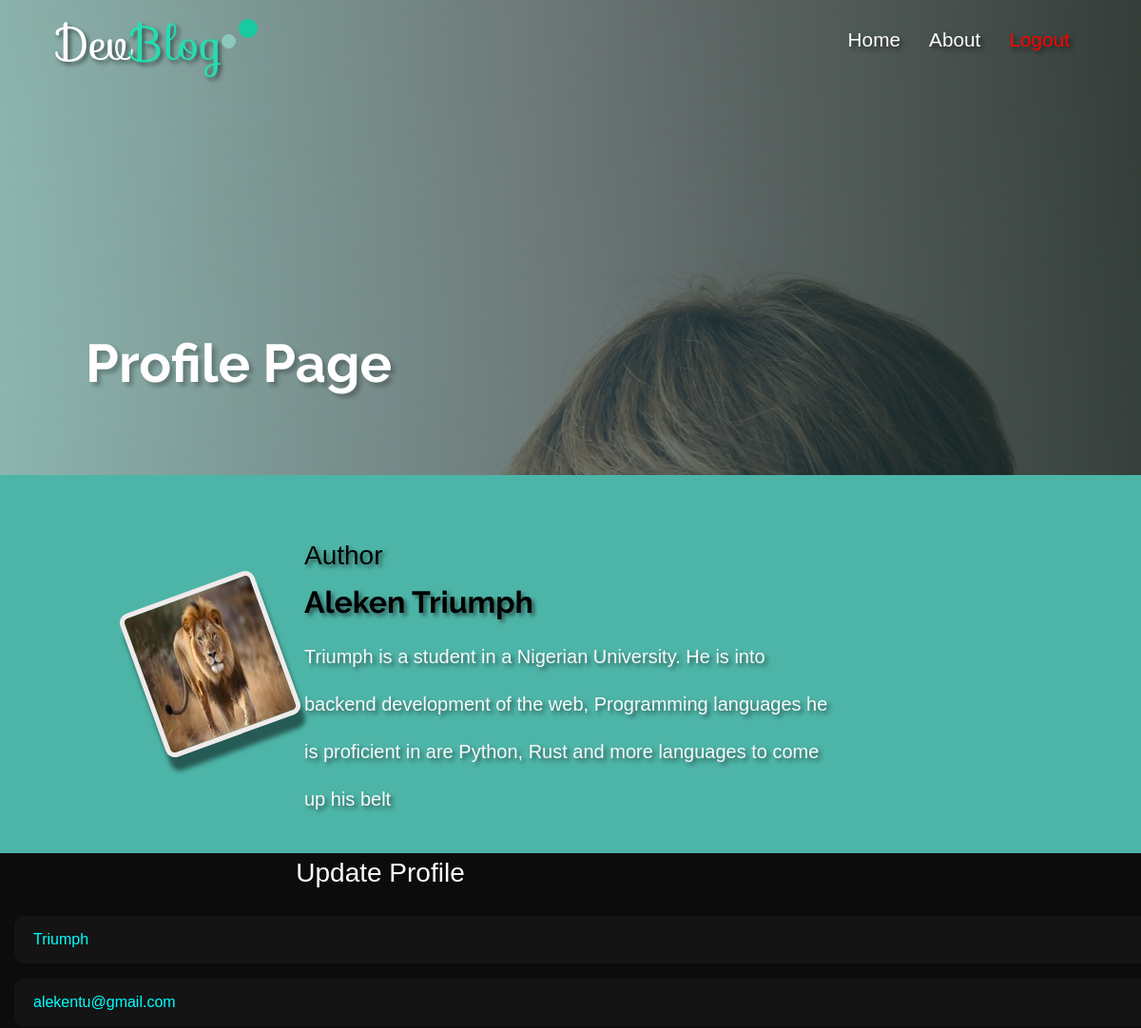
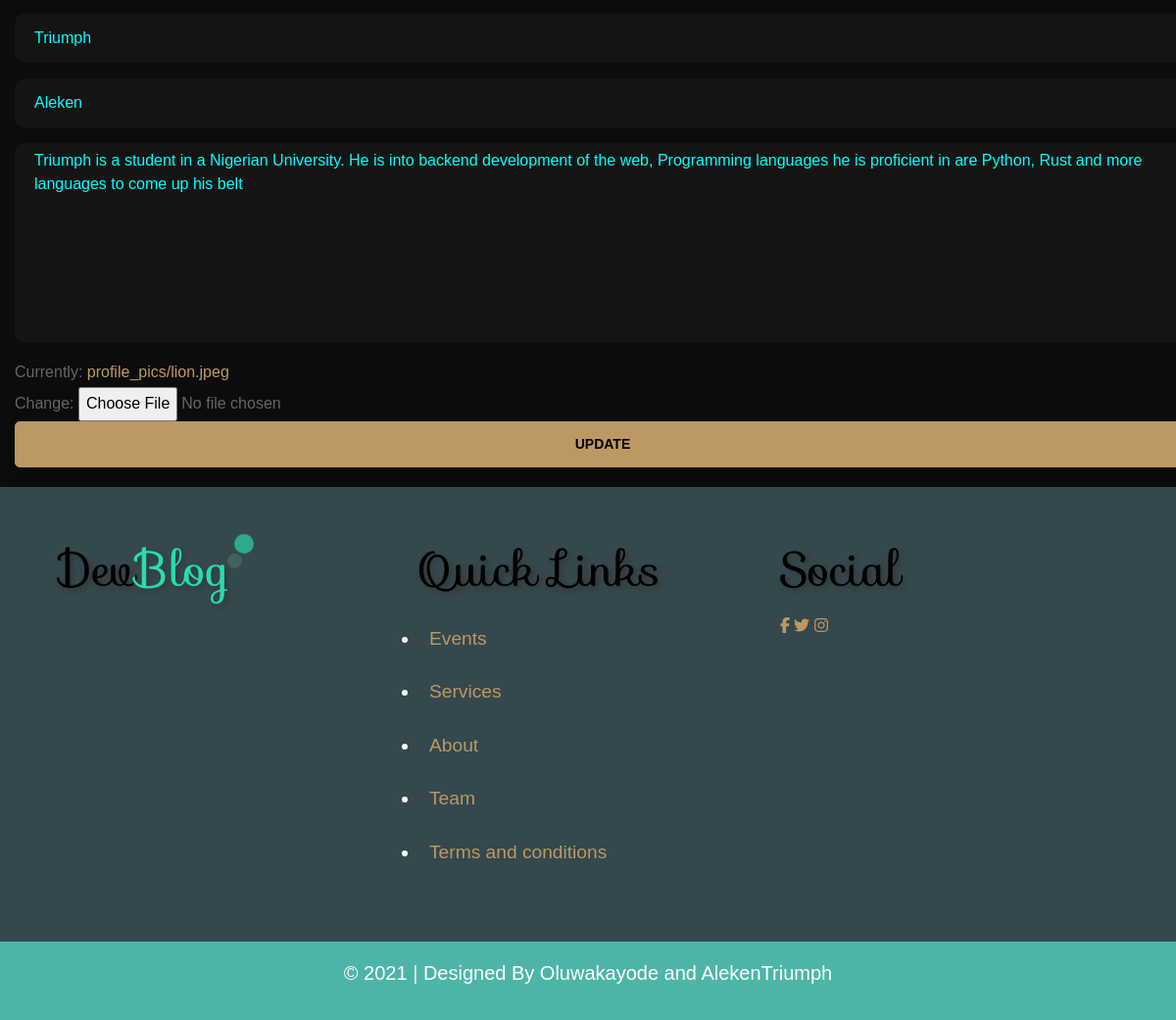
Page /dev-blog/profile/ (signed in) on the committed database (2 pictures, top to bottom).
### blog/models.py (models this page shows, shortened)
class Profile(models.Model):
    user = models.OneToOneField(User, on_delete=models.CASCADE)
    first_name = models.CharField(max_length=255, null=True)
    last_name = models.CharField(max_length=255, null=True)
    about_author = models.TextField(null=True)
    image = models.ImageField(default='default.jpg', upload_to='profile_pics')

### blog/views.py (the view)
# urls.py: path('profile/', views.profile, name='profile'),
@login_required
def profile(request):
    if request.method == 'POST':
        u_form = UserUpdateForm(request.POST, instance=request.user)
        p_form = ProfileUpdateForm(request.POST, request.FILES, instance=request.user.profile)
        if u_form.is_valid() and p_form.is_valid():
            u_form.save()
            p_form.save()
    else:
        u_form = UserUpdateForm(instance=request.user)
        p_form = ProfileUpdateForm(instance=request.user.profile)
    context = {
        'u_form': u_form,
        'p_form': p_form,
    }
    return render(request, 'profile.html', context)

### blog/forms.py
class UserUpdateForm(forms.ModelForm):
    username = forms.CharField(widget=forms.TextInput(attrs={'class':'form-control', 'id':'name', 'placeholder':'Username'}))
    email = forms.CharField(widget=forms.TextInput(attrs={'class':'form-control', 'id':'email', 'placeholder':'Email'}))
    class Meta:
        model = User
        fields = ['username', 'email']

class ProfileUpdateForm(forms.ModelForm):
    first_name = forms.CharField(widget=forms.TextInput(attrs={'class':'form-control', 'id':'name', 'placeholder':'First Name'}))
    last_name = forms.CharField(widget=forms.TextInput(attrs={'class':'form-control', 'id':'name', 'placeholder':'Last Name'}))
    about_author = forms.CharField(widget=forms.Textarea(attrs={'class':'form-control', 'id':'message', 'cols':'10', 'rows':'8', 'placeholder':'About'}))
    class Meta:
        model = Profile
        fields = ['first_name', 'last_name', 'about_author', 'image']

### blog/templates/profile.html (shortened to what this page needs)
{% load static %}
<!DOCTYPE html>
<html lang="en">
<head>
    <link rel="stylesheet" href="{% static '/css/utilities.css' %}">
    <link rel="stylesheet" href="{% static '/css/styles.css' %}">
    <link rel="stylesheet" href="{% static '/css/contact.css' %}">
    <link rel="stylesheet" href="{% static '/css/blogging_form.css' %}">
</head>
<body>
    <header class="contact-header">
        <div class="header-content-container">
            <div class="logo">
                <h1><a href={% url "user-home" %}>Dev<span>Blog</span></a></h1>
                <div class="smaller-circle"></div>
                <div class="small-circle"></div>
            </div>
            <nav>
                <ul>
                    <li><a href={% url "user-home" %}>Home</a></li>
                    <li><a href="./about.html">About</a></li>
                    <li><a style="color:red" href={% url "logout" %}>Logout</a></li>
        </div>
        <div class="about-us">
            <h2 class="text-bold">Profile Page</h2>
        </div>
    </header>
    <main>
        <section class="profile-section">
            <div class="author-profile grid">
                <div class="profile-img">
                    <img src="{{ user.profile.image.url }}" alt="profile-img">
                </div>
                {% if user.profile.first_name %}
                <div class="text-light pt-5">
                    <h3 class="mb-1">Author</h3>
                    <h1 class="md text-bold">{{ user.profile.last_name }} {{ user.profile.first_name }}</h1>
                    <p class="lead bio">
                        {{ user.profile.about_author }}
                    </p>
                </div>
                {% endif %}
            </div>
        </section>
        <section>
            <div class="col-lg-8">
                <div class="contact-wrap" >
                    <h3 class="mb-4 text-center">Update Profile</h3>
                    <form action={% url "profile" %} method="POST" enctype="multipart/form-data" id="contactForm" name="contactForm" class="contactForm">
                        <div class="row">
                            <div class="col-md-12">
                                <div class="form-group">
                                    {{u_form.username}}
                                </div>
                            </div>
                            <div class="col-md-12">
                                <div class="form-group">
                                    {{u_form.email}}
                                </div>
                            </div>
                            <div class="col-md-12">
                                <div class="form-group">
                                    {{p_form.first_name}}
                                </div>
                            </div>
                            <div class="col-md-12">
                                <div class="form-group">
                                    {{p_form.last_name}}
                                </div>
                            </div>
                            <div class="col-md-12">
                                <div class="form-group">
                                    {{p_form.about_author}}
                                </div>
                            </div>
                            <div class="col-md-12">
                                {{p_form.image }}
                            </div>
                            <div class="col-md-12">
                                <div class="form-group">
                                    <input type="submit" value="Update" class="btn btn-primary">
                                </div>
                            </div>
                        </div>
                    </form>
                </div>
            </div>
        </section>
    <footer>
        <div class="container">
            <div class="grid">
                <div class="footer-logo">
                    <h1>Dev<span>Blog</span></h1>
                    <div class="smaller-circle"></div>
                    <div class="small-circle"></div>
                </div>
                <div>
                    <h1 class="quick-links">Quick Links</h1>
                    <ul>
                        <li><a href="#">Events</a></li>
                        <li><a href="#">Services</a></li>
                        <li><a href={% url "about" %}>About</a></li>
                        <li><a href="#">Team</a></li>
                        <li><a href="#">Terms and conditions</a></li>
                    </ul>
                </div>
                <div>
                    <h1 class="social">Social</h1>
                    <div class="social-icons">
                        <a href="#"><i class="fab fa-facebook-f"></i></a>
                        <a href="#"><i class="fab fa-twitter"></i></a>
                        <a href="#"><i class="fab fa-instagram"></i></a>
                    </div>
                </div>
            </div>
        </div>
        <div class="designer-info text-center">
            <p class="lead">&copy; 2021 | Designed By Oluwakayode and AlekenTriumph</p>
        </div>
    </footer>
</body>
</html>

### blog/static/css/utilities.css (style rules this page uses)
.grid { height: 100%; display: grid; grid-template-columns: repeat(2, 1fr); gap: 1.5em; justify-content: center; align-items: center; }
.btn { display: inline-block; background-color: var(--primary-color); padding: 10px 20px; border: none; border-radius: 5px; color: #fff; font-size: 16px; transition: transform 0.25s ease-in-out; }
.text-center { text-align: center; }
.text-light { color: #fff; }
.mb-1 { margin-bottom: 1rem; }
.mb-4 { margin-bottom: 3rem; }
.pt-5 { padding-top: 4rem; }
.bg-primary, .btn-primary { background-color: var(--primary-color); color: #fff; }
.lead { font-size: 1.2rem; }
.md { font-size: 2rem; }
.container { width: 90%; margin: 0 auto; }
.text-bold { font-family: ralewayBold; }

### blog/static/css/styles.css (style rules this page uses)
* { padding: 0; margin: 0; box-sizing: border-box; }
:root { --primary-color: #4db5a8; --secondary-color: #34484d; --success-color: #5cb857; --error-color: #d9534f; --warning-color: #ffff00; }
html, body { width: 100%; height: 100%; font-family: ralewayRegular; }
ul { list-style-type: none; }
a { text-decoration: none; color: #000; }
img { width: 100%; }
header { width: 100%; height: 100vh; background-color: #4db5a8; padding: 10px 0; background: linear-gradient( to right, rgba(44, 177, 189, 0.4), rgba(50, 85, 99, 0.6), rgba(20, 39, 39, 0.8) ), url("../images/blogger3.jpg"); background-repeat: no-repeat; background-size: cover; background-position: center; background-attachment: fixed; }
.header-content-container { width: 90%; height: 80px; display: flex; justify-content: space-between; align-items: center; margin: 0 auto; }
header .logo, aside .logo { position: relative; }
header h1, aside h1 { font-family: sofiaRegular; text-shadow: 3px 3px 4px rgba(20, 20, 20, 0.56); font-size: 3em; }
header h1 a, aside h1 a { color: #fff; }
.contact-header { width: 100%; height: 500px; background-color: #4db5a8; position: relative; padding: 10px 0; }
.header-content-container h1 a span, aside h1 a span { color: #26ddb1; }
.header-content-container nav ul { display: flex; }
.header-content-container nav ul li a { padding: 10px 15px; text-shadow: 3px 3px 5px rgba(0, 0, 0, 0.56); font-size: 1.3em; color: #fff; position: relative; }
.header-content-container nav ul li a::after { content: ""; width: 100%; height: 3px; position: absolute; left: 0; bottom: 0; background-color: var(--primary-color); transform: scaleX(0); transition: transform 250ms ease-in-out; }
.smaller-circle { width: 15px; height: 15px; background-color: #a0f5e1; opacity: 0.5; border-radius: 50%; position: absolute; left: 100%; top: 32%; animation: popInPopOut 500ms ease-in-out infinite alternate; }
.small-circle { width: 20px; height: 20px; background-color: #19caa1; border-radius: 50%; position: absolute; left: 110%; top: 13%; animation: popInPopOut 500ms ease-in-out infinite alternate; }
main { width: 100%; min-height: 100%; }
footer { width: 100%; background-color: var(--secondary-color); color: #fff; }
footer .container { width: 90%; margin: 0 auto; padding: 3em 0; }
footer .grid { grid-template-columns: 1fr 1fr 1fr; align-items: start; }
footer h1 { font-family: sofiaRegular; text-shadow: 3px 3px 4px rgba(53, 46, 46, 0.56); font-size: 3em; }
footer h1 span { color: #26ddb1; }
.footer-logo { position: relative; }
footer .grid .footer-logo .smaller-circle { width: 15px; height: 15px; background-color: #4b7e72; opacity: 0.5; border-radius: 50%; position: absolute; left: 50%; top: 25%; animation: popInPopOut 500ms ease-in-out infinite alternate; }
footer .container .grid .footer-logo .small-circle { width: 20px; height: 20px; background-color: #2baa8d; border-radius: 50%; position: absolute; left: 52%; top: 0%; animation: popInPopOut 500ms ease-in-out infinite alternate; }
footer ul { list-style-type: disc; }
footer ul li { padding: 10px; font-size: 1.2em; }
footer .social-icons { width: 60%; }
footer .designer-info { width: 100%; height: 10vh; background-color: var(--primary-color); display: flex; justify-content: center; align-items: center; }

### blog/templates/profile.html (style rules this page uses)
.contact-header { width: 100%; height:500px; background-color: #4db5a8; position: relative; padding: 10px 0; }

### rows in the picture
Profile: first_name "Triumph", last_name "Aleken", about_author "Triumph is a student in a Nigerian University. He is into backend development of the web, Programming languages he is proficient in are Python, Rust and more languages to come up his belt"

### other values in the picture
{{ user.profile.last_name }} "Aleken"
{{ user.profile.first_name }} "Triumph"
{{ user.profile.about_author }} "Triumph is a student in a Nigerian University. He is into backend development of the web, Programming languages he is proficient in are Python, Rust and more languages to come up his belt"
